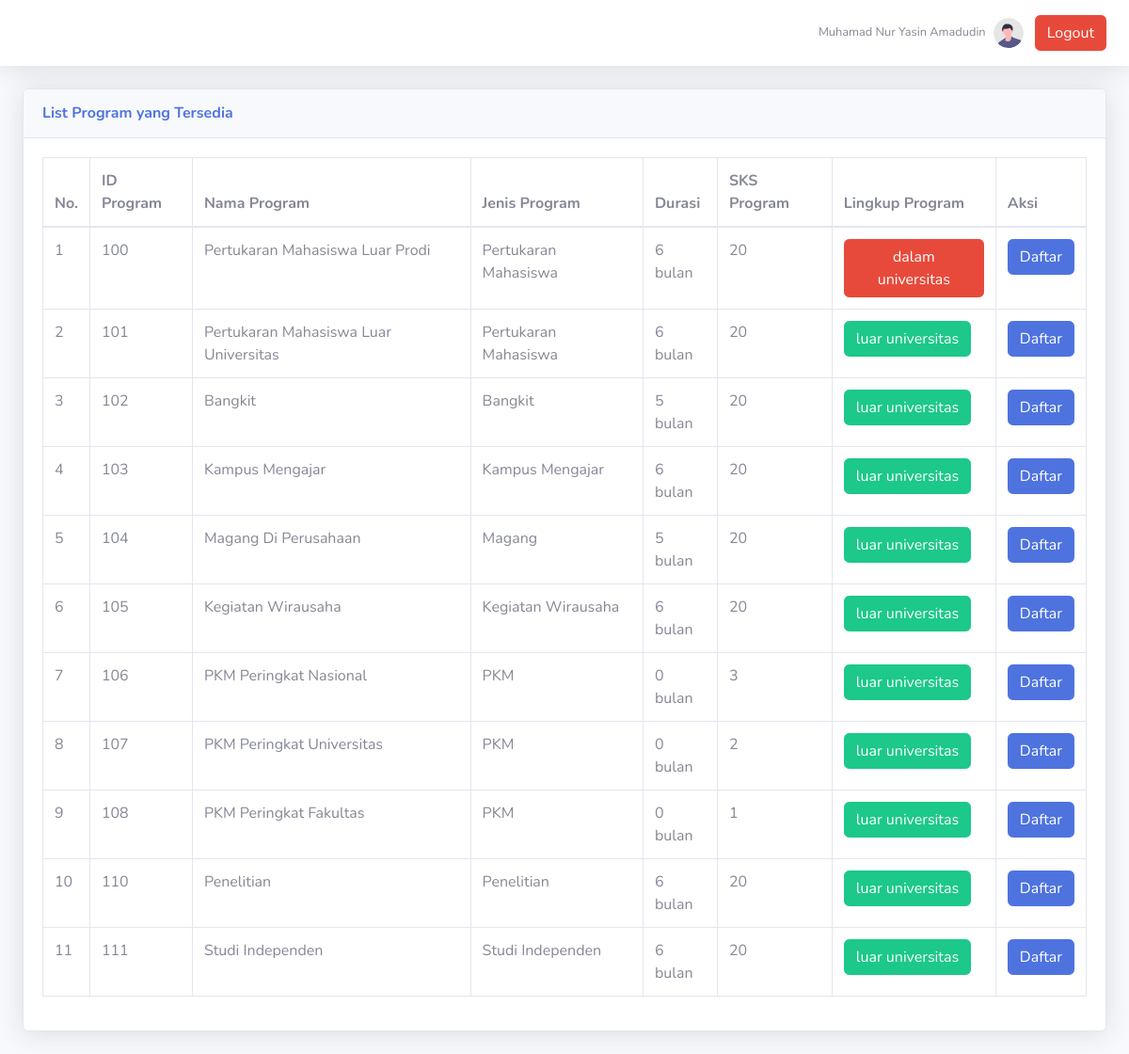
/daftar.php?id=2100137, run on the app's committed database.
### tables this page shows
CREATE TABLE `tmahasiswa` (
  `nip` varchar(20) NOT NULL,
  `nim` varchar(10) NOT NULL,
  `nama_mahasiswa` varchar(50) NOT NULL,
  `prodi` varchar(50) NOT NULL,
  `email_mahasiswa` varchar(50) NOT NULL,
  `semester_mahasiswa` int(11) NOT NULL,
  `sks_akumulatif` int(11) DEFAULT 0,
  `sks_sisa_konversi` int(11) DEFAULT 0,
  `sks_dalam_univ` int(11) DEFAULT 20,
  `sks_luar_univ` int(11) DEFAULT 40,
  `ipk_mahasiswa` float NOT NULL,
  `status_mahasiswa` varchar(25) DEFAULT 'belum berpartisipasi'
);

CREATE TABLE `tprogrammbkm` (
  `id_program` varchar(10) NOT NULL,
  `nama_program` varchar(50) NOT NULL,
  `jenis_program` varchar(50) NOT NULL,
  `durasi` int(11) NOT NULL,
  `sks_program` int(11) NOT NULL,
  `lingkup_program` varchar(10) NOT NULL
);

### daftar.php (the view, shortened to what this page needs)
<?php
if(isset($_GET["id"]) && !empty(trim($_GET["id"]))){
    require_once "config.php";
    $sql = "SELECT * FROM tmahasiswa WHERE nim = ?";
    if($stmt = mysqli_prepare($link, $sql)){
        mysqli_stmt_bind_param($stmt, "s", $param_nim);
        if(mysqli_stmt_execute($stmt)){
            $result = mysqli_stmt_get_result($stmt);
            if(mysqli_num_rows($result) == 1){
                $row = mysqli_fetch_array($result, MYSQLI_ASSOC);
                $nama_mahasiswa = $row["nama_mahasiswa"];
            } else{
                echo "Oops! Something went wrong. Please try again later.";
            }
        } else{
            echo "Oops! Something went wrong. Please try again later.";
        }
    }
}
?>
<!DOCTYPE html>
<html lang="en">
<head>
    <link href="vendor/fontawesome-free/css/all.min.css" rel="stylesheet" type="text/css">
    <link href="css/sb-admin-2.min.css" rel="stylesheet">
</head>
<body id="page-top">
    <div id="wrapper">
        <div id="content-wrapper" class="d-flex flex-column">
            <div id="content">
                <nav class="navbar navbar-expand navbar-light bg-white topbar mb-4 static-top shadow">
                    <ul class="navbar-nav ml-auto">
                        <li class="nav-item dropdown no-arrow">
                            <a class="nav-link dropdown-toggle" href="#" id="userDropdown" role="button"
                                data-toggle="dropdown" aria-haspopup="true" aria-expanded="false">
                                <span class="mr-2 d-none d-lg-inline text-gray-600 small"><?= $nama_mahasiswa ?></span>
                                <img class="img-profile rounded-circle"
                                    src="img/undraw_profile.svg">
                            </a>
                        </li>
                        <li class="nav-item align-self-center">
                            <a href='logout.php' class='btn btn-danger mr-2'>Logout</a>
                        </li>
                    </ul>
                </nav>
                <div class="container-fluid">
                    <div class="card shadow mb-4">
                        <div class="card-header py-3">
                            <h6 class="m-0 font-weight-bold text-primary">List Program yang Tersedia</h6>
                        </div>
                        <div class="card-body">
                        <?php
                        require_once "config.php";
                        $sql = "SELECT * FROM tprogrammbkm";
                        if($result = mysqli_query($link, $sql)){
                            if(mysqli_num_rows($result) > 0){
                                echo '<div class="table-responsive">';
                                    echo '<table class="table table-bordered" id="dataTable" width="100%" cellspacing="0">';
                                        echo "<thead>";
                                            echo "<tr>";
                                                echo "<th>No.</th>";
                                                echo "<th>ID Program</th>";
                                                echo "<th>Nama Program</th>";
                                                echo "<th>Jenis Program</th>";
                                                echo "<th>Durasi</th>";
                                                echo "<th>SKS Program</th>";
                                                echo "<th>Lingkup Program</th>";
                                                echo "<th>Aksi</th>";
                                            echo "</tr>";
                                        echo "</thead>";
                                        echo "<tbody>";
                                        $num = 1;
                                        while($row = mysqli_fetch_array($result)){
                                            echo "<tr>";
                                                echo "<td>" . $num++ . "</td>";
                                                echo "<td>" . $row['id_program'] . "</td>";
                                                echo "<td>" . $row['nama_program'] . "</td>";
                                                echo "<td>" . $row['jenis_program'] . "</td>";
                                                echo "<td>" . $row['durasi'] . " bulan</td>";
                                                echo "<td>" . $row['sks_program'] . "</td>";
                                                echo "<td><button type='button' class='btn btn-". ($row["lingkup_program"] == "dalam" ? "danger" : "success") ."'>" . $row['lingkup_program'] . " universitas</button></td>";
                                                echo "<td><a href='prosesdaftar.php?id=". $row["id_program"] ."' class='btn btn-primary btn-act'>Daftar</a></td>";
                                            echo "</tr>";
                                        }
                                        echo "</tbody>";
                                    echo "</table>";
                                echo '</div>';
                            } else{
                                echo '<div class="alert alert-danger"><em>List kosong</em></div>';
                            }
                        } else{
                            echo "Oops! Something went wrong. Please try again later.";
                        }
                        ?>
                        </div>
                    </div>
                </div>
            </div>
        </div>
    </div>
</body>
</html>

### data on the page
tmahasiswa: nama_mahasiswa "Muhamad Nur Yasin Amadudin"
tprogrammbkm: id_program "100", nama_program "Pertukaran Mahasiswa Luar Prodi", jenis_program "Pertukaran Mahasiswa", durasi "6", sks_program "20", lingkup_program "dalam"
tprogrammbkm: id_program "101", nama_program "Pertukaran Mahasiswa Luar Universitas", jenis_program "Pertukaran Mahasiswa", durasi "6", sks_program "20", lingkup_program "luar"
tprogrammbkm: id_program "102", nama_program "Bangkit", jenis_program "Bangkit", durasi "5", sks_program "20", lingkup_program "luar"
tprogrammbkm: id_program "103", nama_program "Kampus Mengajar", jenis_program "Kampus Mengajar", durasi "6", sks_program "20", lingkup_program "luar"
tprogrammbkm: id_program "104", nama_program "Magang Di Perusahaan", jenis_program "Magang", durasi "5", sks_program "20", lingkup_program "luar"
tprogrammbkm: id_program "105", nama_program "Kegiatan Wirausaha", jenis_program "Kegiatan Wirausaha", durasi "6", sks_program "20", lingkup_program "luar"
tprogrammbkm: id_program "106", nama_program "PKM Peringkat Nasional", jenis_program "PKM", durasi "0", sks_program "3", lingkup_program "luar"
tprogrammbkm: id_program "107", nama_program "PKM Peringkat Universitas", jenis_program "PKM", durasi "0", sks_program "2", lingkup_program "luar"
tprogrammbkm: id_program "108", nama_program "PKM Peringkat Fakultas", jenis_program "PKM", durasi "0", sks_program "1", lingkup_program "luar"
tprogrammbkm: id_program "110", nama_program "Penelitian", jenis_program "Penelitian", durasi "6", sks_program "20", lingkup_program "luar"
tprogrammbkm: id_program "111", nama_program "Studi Independen", jenis_program "Studi Independen", durasi "6", sks_program "20", lingkup_program "luar"
